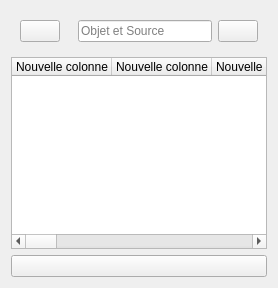
                  <widget class="QCustomSlideMenu" name="page_5">
                   <layout class="QVBoxLayout" name="verticalLayout_44">
                    <item alignment="Qt::AlignTop">
                     <widget class="QWidget" name="headerTableDVC_2" native="true">
                      <layout class="QHBoxLayout" name="horizontalLayout_41">
                       <property name="spacing">
                        <number>0</number>
                       </property>
                       <property name="leftMargin">
                        <number>0</number>
                       </property>
                       <property name="topMargin">
                        <number>0</number>
                       </property>
                       <property name="rightMargin">
                        <number>0</number>
                       </property>
                       <property name="bottomMargin">
                        <number>0</number>
                       </property>
                       <item>
                        <widget class="QWidget" name="widget_47" native="true">
                         <layout class="QVBoxLayout" name="verticalLayout_43">
                          <property name="spacing">
                           <number>0</number>
                          </property>
                          <property name="leftMargin">
                           <number>9</number>
                          </property>
                          <property name="topMargin">
                           <number>0</number>
                          </property>
                          <property name="rightMargin">
                           <number>9</number>
                          </property>
                          <property name="bottomMargin">
                           <number>0</number>
                          </property>
                          <item>
                           <widget class="QPushButton" name="EnregistrementDVC_3">
                            <property name="toolTip">
                             <string>Nouvel Enregistrement</string>
                            </property>
                            <property name="text">
                             <string/>
                            </property>
                            <property name="icon">
                             <iconset resource="../Utilisateur/resources.qrc">
                              <normaloff>:/icons/icons/file-plus.svg</normaloff>:/icons/icons/file-plus.svg</iconset>
                            </property>
                            <property name="iconSize">
                             <size>
                              <width>24</width>
                              <height>24</height>
                             </size>
                            </property>
                           </widget>
                          </item>
                         </layout>
                        </widget>
                       </item>
                       <item>
                        <widget class="QWidget" name="widget_56" native="true">
                         <property name="sizePolicy">
                          <sizepolicy hsizetype="Expanding" vsizetype="Preferred">
                           <horstretch>0</horstretch>
                           <verstretch>0</verstretch>
                          </sizepolicy>
                         </property>
                         <layout class="QHBoxLayout" name="horizontalLayout_42">
                          <property name="spacing">
                           <number>0</number>
                          </property>
                          <property name="leftMargin">
                           <number>0</number>
                          </property>
                          <property name="topMargin">
                           <number>0</number>
                          </property>
                          <property name="rightMargin">
                           <number>0</number>
                          </property>
                          <property name="bottomMargin">
                           <number>0</number>
                          </property>
                          <item>
                           <widget class="QWidget" name="widget_57" native="true">
                            <layout class="QHBoxLayout" name="horizontalLayout_43">
                             <item>
                              <widget class="QLineEdit" name="lineEdit_23">
                               <property name="placeholderText">
                                <string>Objet et Source</string>
                               </property>
                              </widget>
                             </item>
                             <item>
                              <widget class="QPushButton" name="pushButton_20">
                               <property name="toolTip">
                                <string>Recherche</string>
                               </property>
                               <property name="text">
                                <string/>
                               </property>
                               <property name="icon">
                                <iconset resource="../Utilisateur/resources.qrc">
                                 <normaloff>:/icons/icons/search.svg</normaloff>:/icons/icons/search.svg</iconset>
                               </property>
                               <property name="iconSize">
                                <size>
                                 <width>24</width>
                                 <height>24</height>
                                </size>
                               </property>
                              </widget>
                             </item>
                            </layout>
                           </widget>
                          </item>
                         </layout>
                        </widget>
                       </item>
                      </layout>
                     </widget>
                    </item>
                    <item>
                     <widget class="QWidget" name="widget_2" native="true">
                      <property name="sizePolicy">
                       <sizepolicy hsizetype="Preferred" vsizetype="Expanding">
                        <horstretch>0</horstretch>
                        <verstretch>0</verstretch>
                       </sizepolicy>
                      </property>
                      <layout class="QVBoxLayout" name="verticalLayout_45">
                       <property name="spacing">
                        <number>0</number>
                       </property>
                       <property name="leftMargin">
                        <number>0</number>
                       </property>
                       <property name="topMargin">
                        <number>0</number>
                       </property>
                       <property name="rightMargin">
                        <number>0</number>
                       </property>
                       <property name="bottomMargin">
                        <number>0</number>
                       </property>
                       <item>
                        <widget class="QTableWidget" name="tableWidget_3">
                         <column>
                          <property name="text">
                           <string>Nouvelle colonne</string>
                          </property>
                         </column>
                         <column>
                          <property name="text">
                           <string>Nouvelle colonne</string>
                          </property>
                         </column>
                         <column>
                          <property name="text">
                           <string>Nouvelle colonne</string>
                          </property>
                         </column>
                         <column>
                          <property name="text">
                           <string>Nouvelle colonne</string>
                          </property>
                         </column>
                         <column>
                          <property name="text">
                           <string>Nouvelle colonne</string>
                          </property>
                         </column>
                         <column>
                          <property name="text">
                           <string>Nouvelle colonne</string>
                          </property>
                         </column>
                         <column>
                          <property name="text">
                           <string>Nouvelle colonne</string>
                          </property>
                         </column>
                         <column>
                          <property name="text">
                           <string>Nouvelle colonne</string>
                          </property>
                         </column>
                         <column>
                          <property name="text">
                           <string>Nouvelle colonne</string>
                          </property>
                         </column>
                         <column>
                          <property name="text">
                           <string>Nouvelle colonne</string>
                          </property>
                         </column>
                         <column>
                          <property name="text">
                           <string>Nouvelle colonne</string>
                          </property>
                         </column>
                         <column>
                          <property name="text">
                           <string>Nouvelle colonne</string>
                          </property>
                         </column>
                         <column>
                          <property name="text">
                           <string>Nouvelle colonne</string>
                          </property>
                         </column>
                         <column>
                          <property name="text">
                           <string>Nouvelle colonne</string>
                          </property>
                         </column>
                         <column>
                          <property name="text">
                           <string>Nouvelle colonne</string>
                          </property>
                         </column>
                        </widget>
                       </item>
                      </layout>
                     </widget>
                    </item>
                    <item>
                     <widget class="QPushButton" name="pushButton_15">
                      <property name="icon">
                       <iconset resource="../Utilisateur/resources.qrc">
                        <normaloff>:/icons/icons/loader.svg</normaloff>:/icons/icons/loader.svg</iconset>
                      </property>
                      <property name="iconSize">
                       <size>
                        <width>24</width>
                        <height>24</height>
                       </size>
                      </property>
                     </widget>
                    </item>
                   </layout>
                  </widget>
